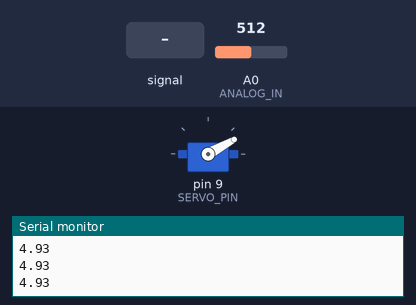
A program run on a simulated Arduino Uno, built with avr-gcc and run on an emulated ATmega328P. On the bench: servo, the last lines printed to the serial monitor. The test bench sets the inputs (shaded band); at power-on: A0 (ANALOG_IN) = 512.

Above: at 1.2 s.
1.3 s: A0 (ANALOG_IN) fed a 2 Hz sine of ±306 counts around its level
4.3 s: A0 (ANALOG_IN) set to 150
5.8 s: A0 (ANALOG_IN) set to 10
At 7.0 s:
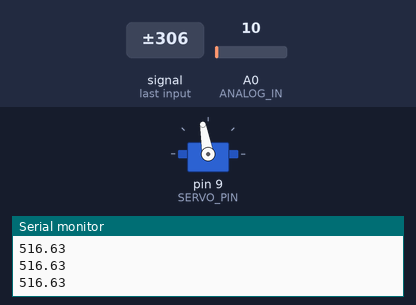
7.3 s: A0 (ANALOG_IN) set to 170
At 8.3 s:
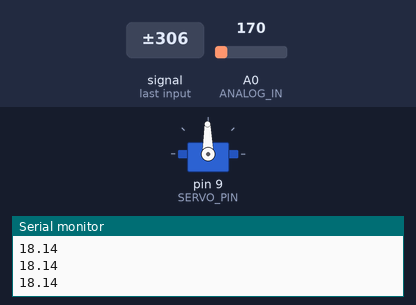
10.3 s: A0 (ANALOG_IN) set to 122
At 11.2 s:
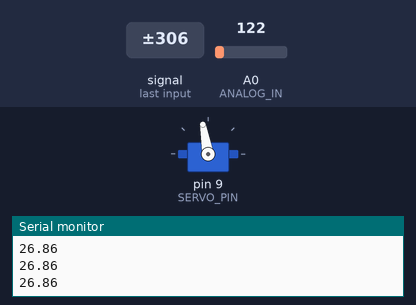
Timing chart, 0 to 12.8 s (numbered marks = the images above; inputs shaded):
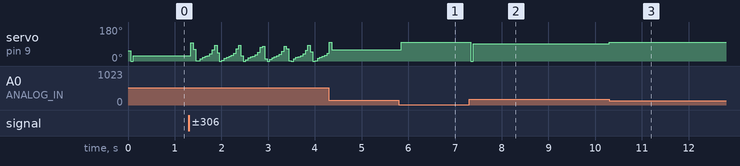

Measured:
- after the input at 5.8 s, servo on pin 9 (SERVO_PIN): 60° → 100° after 0.05 s
- after the input at 7.3 s, servo on pin 9 (SERVO_PIN): 100° → 91° at once, → 92° 2.1 s later
- after the input at 10.3 s, servo on pin 9 (SERVO_PIN): 92° → 100° at once

The program:

main.cpp
```cpp
/* PID balance code with ping pong ball and distance sensor sharp 2y0a21
 *  by ELECTRONOOBS: https://www.youtube.com/channel/UCjiVhIvGmRZixSzupD0sS9Q
 *  Tutorial: http://electronoobs.com/eng_arduino_tut100.php
 *  Code: http://electronoobs.com/eng_arduino_tut100_code1.php
 *  Scheamtic: http://electronoobs.com/eng_arduino_tut100_sch1.php
 *  3D parts: http://electronoobs.com/eng_arduino_tut100_stl1.php
 */
#include <Arduino.h>
#include <Wire.h>
#include <Servo.h>


///////////////////////Inputs/outputs///////////////////////
Servo myservo;  // create servo object to control a servo, later attatched to D9
///////////////////////////////////////////////////////

// Constants
#define N 100 // Number of times to sample the ADC
#define SERVO_PIN 9
#define CENTER_ANGLE 55
#define ANALOG_IN A0
#define SETPOINT 13  //Should be the distance from sensor to the middle of the bar in mm
#define PERIOD 50 // 50 ms
#define THRESHOLD 3 // Upper and Lower error bounds

////////////////////////Variables///////////////////////
int Read = 0;
float distance = 0.0;
float elapsedTime, time, timePrev;        //Variables for time control
float distance_previous_error, distance_error;
///////////////////////////////////////////////////////


///////////////////PID constants///////////////////////
#define KP 4
#define KI 0.005
#define KD 750.0
float PID_p, PID_i, PID_d, PID_total;
///////////////////////////////////////////////////////


float get_dist(int n) {
	long sum=0;
	for(int i=0;i<n;i++) {
		sum=sum+analogRead(ANALOG_IN);
	}
	float adc=sum/n;
	float dist = pow(adc/1974.0, -1.18203309693);  // https://docs.google.com/spreadsheets/d/1C5yJy5woSW8JCRuhDKoSJcURs4rShaWbnmI1sjc99jw/edit?usp=sharing
	//float volts = analogRead(adc)*0.0048828125;  // value from sensor * (5/1024)
	//float volts = sum*0.003222656;  // value from sensor * (3.3/1024) EXTERNAL analog refference

	// float dist = 17569.7 * pow(adc, -1.2062);
	//float distance_cm = 13*pow(volts, -1);
	return(dist);
}


void setup() {
	//analogReference(EXTERNAL);
	Serial.begin(115200);
	myservo.attach(SERVO_PIN);  // attaches the servo on pin 9 to the servo object
	myservo.write(CENTER_ANGLE); //Put the servo at angle 55, so the balance is in the middle
	pinMode(ANALOG_IN,INPUT);
	time = millis();
}

void loop() {
	// Serial.println(get_dist(N));
	// delay(PERIOD);
		// else {
		// 	PID_i = 0;
		// }
	if (millis() > time+PERIOD)	{
		time = millis();
		distance = get_dist(N);
		Serial.println(distance);
		distance_error = SETPOINT - distance;
		PID_p = KP * distance_error;
		PID_d = KD*((distance_error - distance_previous_error)/PERIOD);

		// if(-THRESHOLD < distance_error && distance_error < THRESHOLD) {
			PID_i = PID_i + (KI * distance_error);
		// }
		// else {
		// 	PID_i = 0;
		// }

		PID_total = PID_p + PID_i + PID_d;
		PID_total = map(PID_total, -150, 150, 0, 150);
		PID_total = max(20, min(160, PID_total));
		// Serial.print("PID_total");
		// Serial.println(PID_total);
		myservo.write(120-PID_total);
		distance_previous_error = distance_error;
	}
}
```
